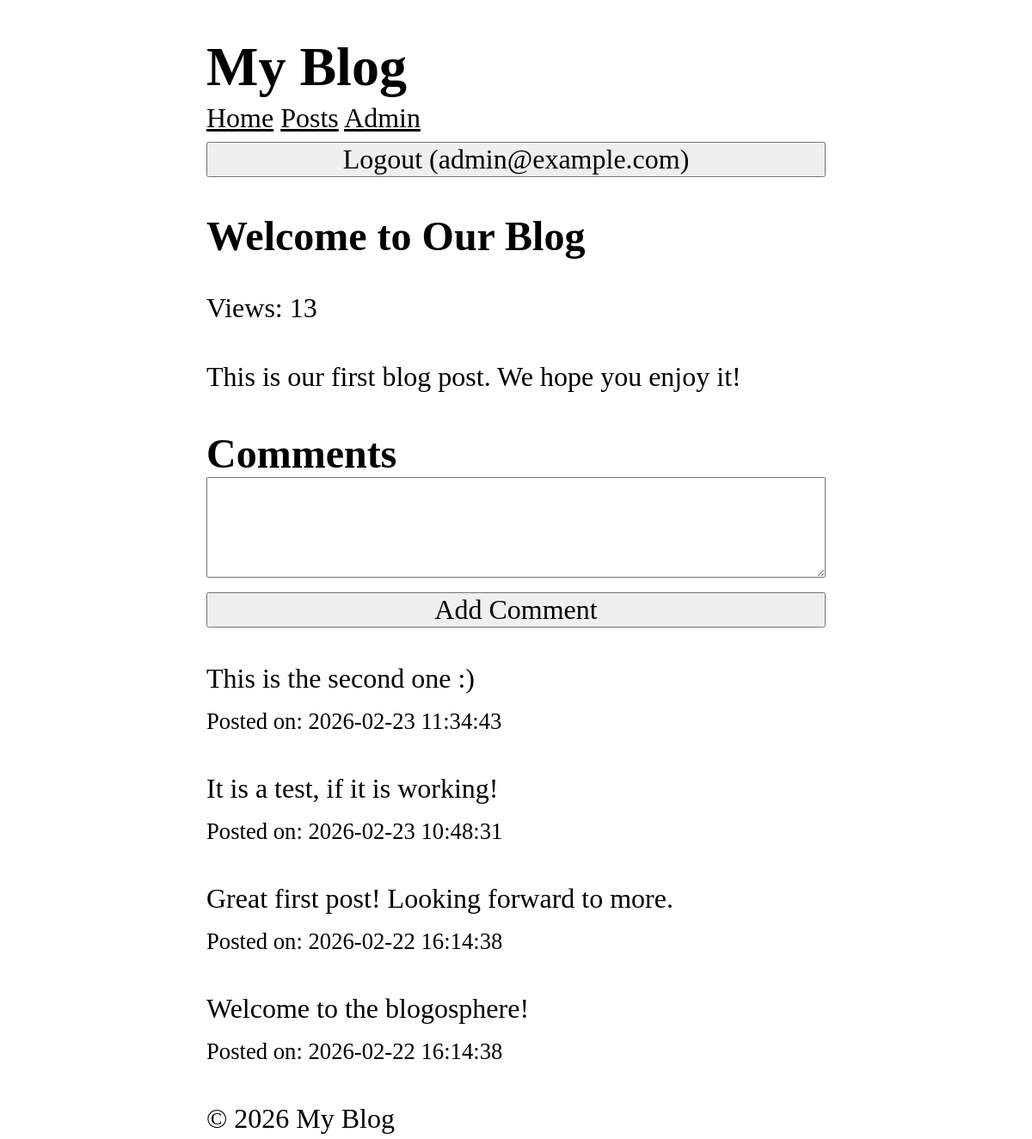
The app's page /posts/1 (signed in) with its own data.
### tables this page shows
CREATE TABLE users (
    id INTEGER PRIMARY KEY AUTOINCREMENT,
    name TEXT NOT NULL,
    email TEXT UNIQUE NOT NULL,
    password TEXT NOT NULL,
    role TEXT NOT NULL DEFAULT 'user',
    created_at DATETIME DEFAULT CURRENT_TIMESTAMP
);

CREATE TABLE posts (
    id INTEGER PRIMARY KEY AUTOINCREMENT,
    title TEXT NOT NULL,
    content TEXT NOT NULL,
    views INTEGER DEFAULT 0,
    user_id INTEGER NOT NULL,
    created_at DATETIME DEFAULT CURRENT_TIMESTAMP,
    FOREIGN KEY (user_id) REFERENCES users (id)
);

CREATE TABLE comments (
    id INTEGER PRIMARY KEY AUTOINCREMENT,
    content TEXT NOT NULL,
    user_id INTEGER NOT NULL,
    post_id INTEGER NOT NULL,
    created_at DATETIME DEFAULT CURRENT_TIMESTAMP,
    FOREIGN KEY (user_id) REFERENCES users (id),
    FOREIGN KEY (post_id) REFERENCES posts (id)
);

### core/View.php (called while the page is built, shortened)
<?php
class View {
    protected static $globals = [];
    public static function share(string $key, mixed $value): void {
        static::$globals[$key] = $value;
    }
    public static function render(string $template, array $data = [], ?string $layout = null): string {
        $data = [...static::$globals, ...$data];
        $content = static::renderTemplate(
            $template,
            $data
        );
        return static::renderLayout($layout, $data, $content);
    }
    protected static function renderTemplate(string $template, array $data): string {
        extract($data);
        $path = dirname(__DIR__). "/app/Views/$template.php";
        require $path;
        return ob_get_clean();
    }
    protected static function renderLayout(?string $template, array $data, string $content): string {
        extract([...$data, 'content' => $content]);
        $path = dirname(__DIR__). "/app/Views/$template.php";
        require $path;
        return ob_get_clean();
    }
}

### app/Controllers/PostController.php (called while the page is built, shortened)
<?php
class PostController {
    public function show($id) {
        $post = Post::find($id);
        $comments = Comment::forPost($id);
        return View::render(
            template: 'post/show',
            layout: 'layouts/main',
            data: ['post' => $post, 'comments' => $comments]
        );
    }
}

### app/Middlewares/CSRF.php (called while the page is built, shortened)
<?php
class CSRF implements Middleware {
  public function handle(callable $next) {
    return $next();
    }
}

### app/Middlewares/View.php (called while the page is built, shortened)
<?php
class View implements Middleware {
    public function handle(callable $next) {
        CoreView::share('user', Auth::user());
        return $next();
    }
}

### public/index.php (called while the page is built, shortened)
<?php
$router = new Router();
$uri = parse_url($_SERVER['REQUEST_URI'], PHP_URL_PATH);
$method = $_SERVER['REQUEST_METHOD'];
$router->dispatch($uri, $method);

### core/App.php (called while the page is built, shortened)
<?php
class App {
    protected static $container = [];
    public static function bind(string $key, mixed $value): void {
        static::$container[$key] = $value;
    }
    public static function get(string $key): mixed {
        return static::$container[$key];
    }
}

### core/Model.php (called while the page is built, shortened)
<?php
abstract class Model {
    protected static string $table;
    public static function find(mixed $id): ?static {
        $db = App::get('database');
        return $db->fetch("SELECT * FROM " . static::$table . " WHERE id = ?", [$id], static::class);
    }
}

### core/Database.php (called while the page is built, shortened)
<?php
class Database {
    protected $pdo;
    public function __construct(array $config) {
        try {
            $dsn = $this->createDsn($config);
            $username = $config['username'] ?? null;
            $password = $config['password'] ?? null;
            $options = $config['options'] ?? null;
            $this->pdo = new PDO($dsn, $username, $password, $options);
            $this->pdo->setAttribute(PDO::ATTR_ERRMODE, PDO::ERRMODE_EXCEPTION);
        } catch (PDOException $e) {
            throw new Exception("Could not connect to the database");
        }
    }
    protected function createDsn(array $config): string {
        $driver = $config['driver'];
        $dbname = $config['dbname'];
        return match($driver) {
            'sqlite' => "sqlite:$dbname",
            default => throw new Exception("Unsupported database driver: $driver")
        };
    }
    public function query(string $sql, array $params = []): PDOStatement {
        $stmt = $this->pdo->prepare($sql);
        $stmt->execute($params);
        return $stmt;
    }
    public function fetchAll(string $sql, array $params = [], ?string $className = null): array {
        $stmt = $this->query($sql, $params);
        return $className
            ? $stmt->fetchAll(PDO::FETCH_CLASS, $className)
            : $stmt->fetchAll(PDO::FETCH_ASSOC);
    }
    public function fetch(string $sql, array $params = [], ?string $className = null): mixed {
        $stmt = $this->query($sql, $params);
        $stmt->setFetchMode(
            $className ? PDO::FETCH_CLASS : PDO::FETCH_ASSOC, $className
        );
        return $stmt->fetch();
    }
}

### app/Models/Comment.php (called while the page is built, shortened)
<?php
class Comment extends Model {
    public static function forPost($postId): array {
        $db = App::get('database');
        return $db->fetchAll(
            "SELECT * FROM comments WHERE post_id = ? ORDER BY created_at DESC",
            [$postId],
            static::class
        );
    }
}

### app/Services/Auth.php (called while the page is built, shortened)
<?php
class Auth {
    protected static $user = null;
    public static function user(): ?User {
        if(static::$user === null) {
            $userId = $_SESSION['user_id'] ?? null;
            static::$user = $userId
                ? User::find($userId)
                : RememberMe::user();
        }
        return static::$user;
    }
}

### app/Views/post/show.php (the view, shortened to what this page needs)
<article>
    <h1><?= htmlspecialchars($post->title) ?></h1>
    <p>Views: <?= $post->views ?></p>
    <p>
        <?=  nl2br(htmlspecialchars($post->content)) ?>
    </p>
</article>
<section>
    <h2 id="comments">Comments</h2>
    <?php if($user): ?>
        <form action="/posts/<?=  $post->id ?>/comments" method="POST">
            <textarea name="content" required rows="3"></textarea>
            <button type="submit">Add Comment</button>
        </form>
    <?php else: ?>
        <p>
            <a href="/login">Login to comment.</a>
        </p>
    <?php endif ?>
    <?php foreach($comments as $comment): ?>
        <div>
            <p>
             <?=  nl2br(htmlspecialchars($comment->content)) ?>
            </p>
            <small>Posted on: <?=  $comment->created_at ?></small>
        </div>
    <?php endforeach; ?>
</section>

### app/Views/layouts/main.php (shortened to what this page needs)
<!DOCTYPE html>
<html lang="en">
<head>
    <link rel="stylesheet" href="/style.css"/>
</head>
<body>
    <header>
        <h1>My Blog</h1>
    </header>
    <nav>
        <a href="/">Home</a>
        <a href="/posts">Posts</a>
        <?php if($user): ?>
            <a href="/admin/dashboard">Admin</a>
            <form action="/logout" method="POST">
                <button>Logout (<?= $user->email ?>)</button>
            </form>
            <?php else: ?>
            <a href="/login">Login</a>
        <?php endif ?>
    </nav>
    <main>
        <?= $content ?>
    </main>
    <footer>
        <p>&copy; <?=date('Y')?> My Blog</p>
    </footer>
</body>
</html>

### public/style.css (style rules this page uses)
*, *::before, *::after { box-sizing: border-box; }
html { -moz-text-size-adjust: none; -webkit-text-size-adjust: none; text-size-adjust: none; }
body, h1, h2, h3, h4, p, figure, blockquote, dl, dd { margin-block-end: 0; }
body { min-height: 100vh; line-height: 1.5; max-width: 60%; margin-left: auto; margin-right: auto; font-size: 2em; font-family: Cambria, Cochin, Georgia, Times, 'Times New Roman', serif; }
h1, h2, h3, h4, button, input, label { line-height: 1.1; }
h1, h2, h3, h4 { text-wrap: balance; }
a:not([class]) { text-decoration-skip-ink: auto; color: currentColor; }
input, button, textarea, select { font-family: inherit; font-size: inherit; width: 100%; }

### records on screen
users: email "admin@example.com"
posts: title "Welcome to Our Blog", views "13", content "This is our first blog post. We hope you enjoy it!"
comments: content "This is the second one :)", created_at "2026-02-23 11:34:43"
comments: content "It is a test, if it is working!", created_at "2026-02-23 10:48:31"
comments: content "Great first post! Looking forward to more.", created_at "2026-02-22 16:14:38"
comments: content "Welcome to the blogosphere!", created_at "2026-02-22 16:14:38"
